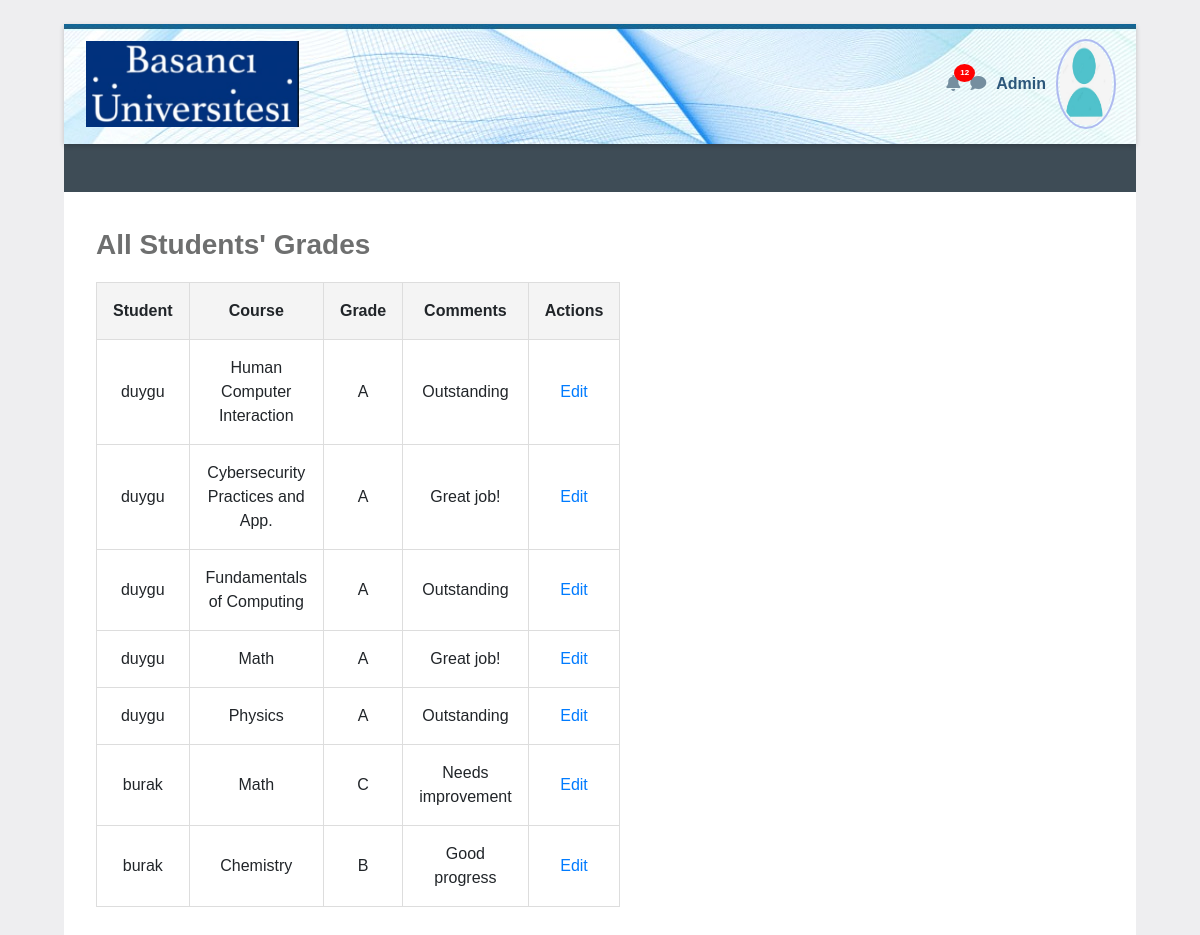
Page /admin (signed in) on the earlier database version.
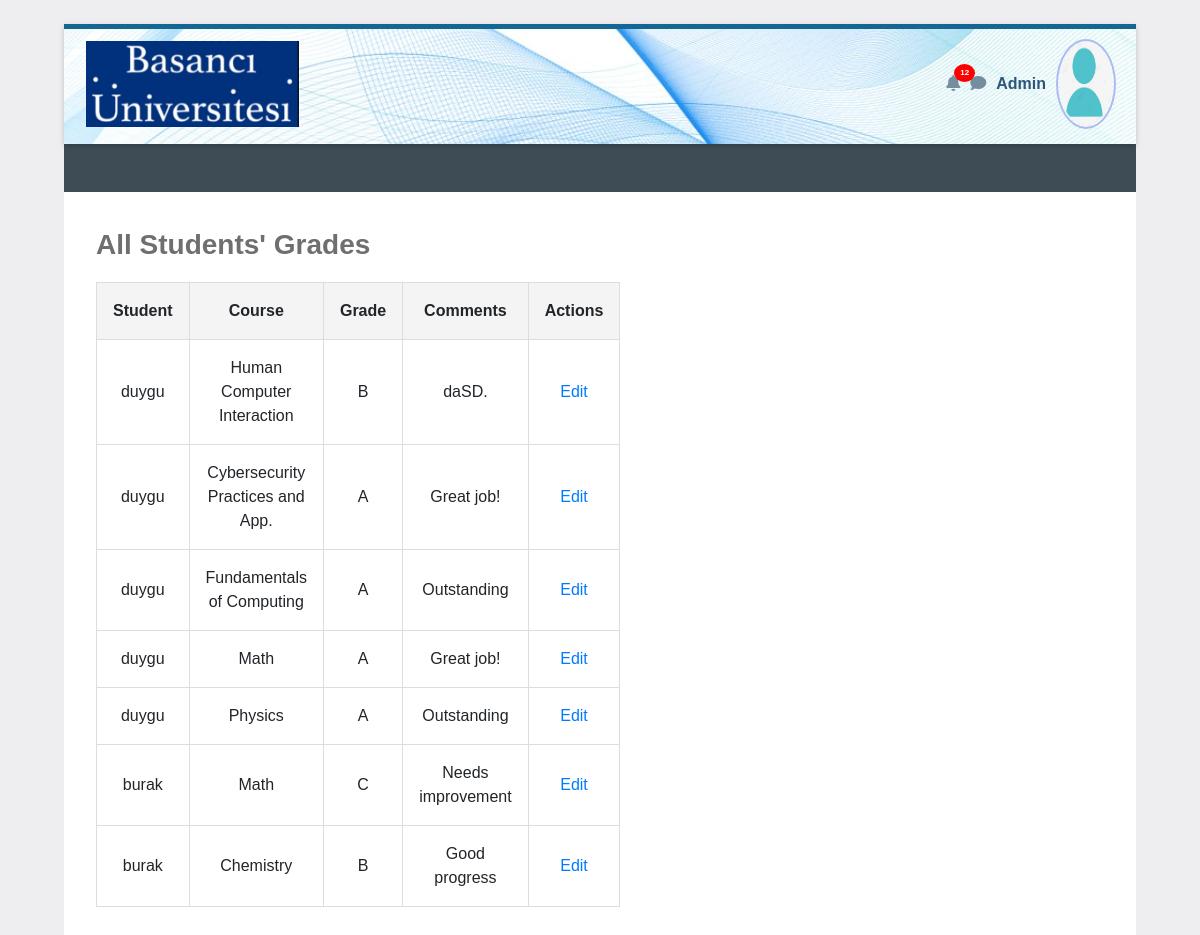
Same page on the later database version.
### tables this page shows
CREATE TABLE grades (
        id INTEGER PRIMARY KEY,
        student_id INTEGER NOT NULL,
        course TEXT NOT NULL,
        grade TEXT CHECK(grade IN ('A', 'B', 'C', 'D', 'F')),
        comments TEXT,
        FOREIGN KEY(student_id) REFERENCES users(id)
    );

CREATE TABLE users (
        id INTEGER PRIMARY KEY,
        username TEXT UNIQUE,
        password TEXT NOT NULL,
        role TEXT NOT NULL CHECK(role IN ('admin', 'student')),
        profile_photo BLOB
    );

### app/routes.py (the view)
@main.route('/admin')
@login_required
@is_admin
def admin_dashboard():
    conn = sqlite3.connect(DATABASE)
    c = conn.cursor()
    c.execute('''SELECT u.username, g.course, g.grade, g.comments, g.id
                 FROM grades g JOIN users u ON g.student_id = u.id''')
    grades = c.fetchall()
    conn.close()
    return render_template('admin_dashboard.html', grades=grades)

### app/routes.py (called while the page is built)
def login_required(f):
    @wraps(f)
    def decorated_function(*args, **kwargs):
        if not session.get('username'):
            abort(401)
        return f(*args, **kwargs)
    return decorated_function

def is_admin(f):
    @wraps(f)
    def decorated_function(*args, **kwargs):
        if session.get('role') != 'admin':
            abort(403)
        return f(*args, **kwargs)
    return decorated_function

### app/templates/admin_dashboard.html (shortened to what this page needs)
<!DOCTYPE html>
<html lang="en">
<head>
    <link rel="stylesheet" href="https://stackpath.bootstrapcdn.com/bootstrap/4.5.2/css/bootstrap.min.css">
    <link rel="stylesheet" href="https://cdnjs.cloudflare.com/ajax/libs/font-awesome/5.15.4/css/all.min.css">
</head>
<body>
    <div class="initialBox">
        <div class="navbar">
            <div>
                <img src="{{ url_for('static', filename='logo.png') }}" alt="Logo">
            </div>
            <div class="user-profile">
                <div class="notification">
                    <i class="fas fa-bell icn"></i>
                    <span class="notification-badge">12</span>
                </div>
                <div>
                    <i class="fas fa-comment icn"></i>
                </div>
                <div class="user-profile" onclick="toggleDropdown()">
                    <span class="user-name">Admin</span>
                    <img src="{{ url_for('static', filename='user.png') }}" alt="Profile" class="profile-img">
                </div>
            </div>
        </div>
        <div class="middle-bar">
        </div>
        <div class="wrapper">
            <div class="header"> All Students' Grades</div>
            <table>
                <tr>
                    <th>Student</th>
                    <th>Course</th>
                    <th>Grade</th>
                    <th>Comments</th>
                    <th>Actions</th>
                </tr>
                {% for username, course, grade, comments, grade_id in grades %}
                <tr>
                    <td>{{ username }}</td>
                    <td>{{ course }}</td>
                    <td>{{ grade }}</td>
                    <td>{{ comments }}</td>
                    <td>
                        <a href="{{ url_for('main.edit_grade', grade_id=grade_id) }}">Edit</a>
                    </td>
                </tr>
                {% endfor %}
            </table>
        </div>
</body>
</html>

Differences in the rows shown:
changed grades "Human Computer Interaction": grade "A" → "B"; comments "Outstanding" → "daSD."
